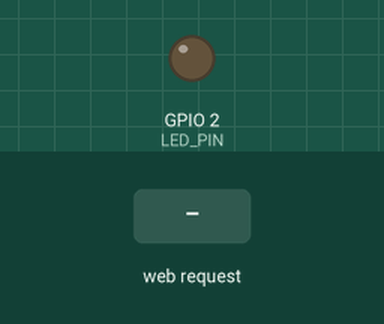
Recording of a sketch running on a simulated ESP32. Shown: output pins drawn as LEDs (lit = HIGH). The inputs (shaded band) are chosen by the test bench. WiFi joins after 1.5 s; servers stay silent unless stated; what the sketch prints to the serial monitor is not drawn.

Above: at 2.7 s.
2.8 s: HTTP request GET /set?val=1 received
At 3.1 s:
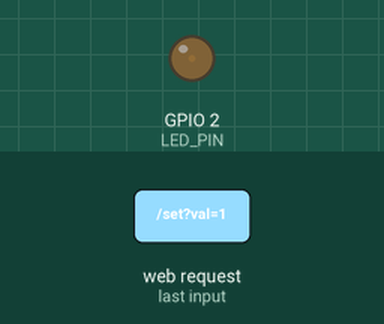
4.3 s: HTTP request GET /set?val=120 received
At 5.5 s:
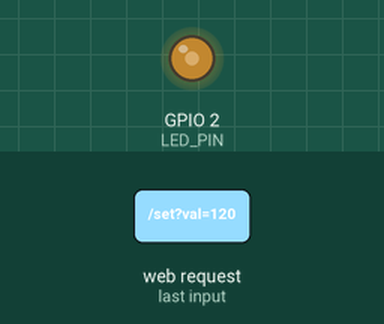
Timing chart, 0 to 7.3 s (numbered marks = the images above; inputs shaded):
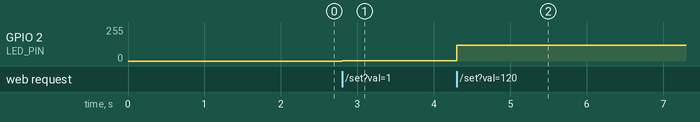

The sketch:

ex07.ino
```cpp
#include <WiFi.h>
#include <WebServer.h>

// WiFi 设置
const char* ssid = "Arco_br";
const char* password = "12345678";

// 硬件定义
#define LED_PIN 2  // 如果GPIO 2不行，尝试改为 4 或板载LED对应的引脚

WebServer server(80);

// HTML 代码
const char index_html[] PROGMEM = R"rawliteral(
<!DOCTYPE HTML>
<html>
<head>
  <meta charset="UTF-8">
  <meta name="viewport" content="width=device-width, initial-scale=1">
  <title>ESP32 LED 调光</title>
  <style>
    body { font-family: sans-serif; text-align: center; margin-top: 50px; background: #f0f0f0; }
    h1 { color: #333; }
    .slider-container { width: 80%; margin: 0 auto; }
    input[type=range] { width: 100%; height: 30px; -webkit-appearance: none; background: #ddd; }
    input[type=range]::-webkit-slider-thumb { -webkit-appearance: none; height: 30px; width: 30px; background: #007bff; cursor: pointer; }
  </style>
</head>
<body>
  <h1>ESP32 LED 亮度控制</h1>
  <div class="slider-container">
    <input type="range" min="0" max="255" value="0" class="slider" id="brightnessSlider">
    <p>当前数值: <span id="val">0</span></p>
  </div>

  <script>
    var slider = document.getElementById("brightnessSlider");
    slider.oninput = function() {
      var val = this.value;
      document.getElementById("val").innerHTML = val;
      // 发送请求到 ESP32
      fetch('/set?val=' + val);
    }
  </script>
</body>
</html>
)rawliteral";

// 处理函数
void handleRoot() {
  server.send(200, "text/html", index_html);
}

void handleSet() {
  if (server.hasArg("val")) {
    String valStr = server.arg("val");
    int val = valStr.toInt();

    // 限制范围
    val = constrain(val, 0, 255);

    // 关键：写入 PWM
    ledcWrite(LED_PIN, val);

    // 串口反馈，用于调试
    Serial.print("收到数值: ");
    Serial.print(val);
    Serial.print("\n");

    server.send(200, "text/plain", "OK");
  } else {
    server.send(500, "text/plain", "Missing val");
  }
}

void setup() {
  Serial.begin(115200);
  pinMode(LED_PIN, OUTPUT);

  ledcAttach(LED_PIN, 5000, 8);

  // 连接 WiFi
  WiFi.begin(ssid, password);
  Serial.print("Connecting to WiFi");
  while (WiFi.status() != WL_CONNECTED) {
    delay(500);
    Serial.print(".");
  }
  Serial.println();
  Serial.print("IP Address: ");
  Serial.println(WiFi.localIP());

  // 路由
  server.on("/", HTTP_GET, handleRoot);
  server.on("/set", HTTP_GET, handleSet);
  server.begin();
  Serial.println("HTTP server started");
}

void loop() {
  server.handleClient();
}
```

Measured:
- after the input at 2.8 s, GPIO 2 (LED_PIN): 0/255 → 1/255 at once
- after the input at 4.3 s, GPIO 2 (LED_PIN): 1/255 → 120/255 at once
